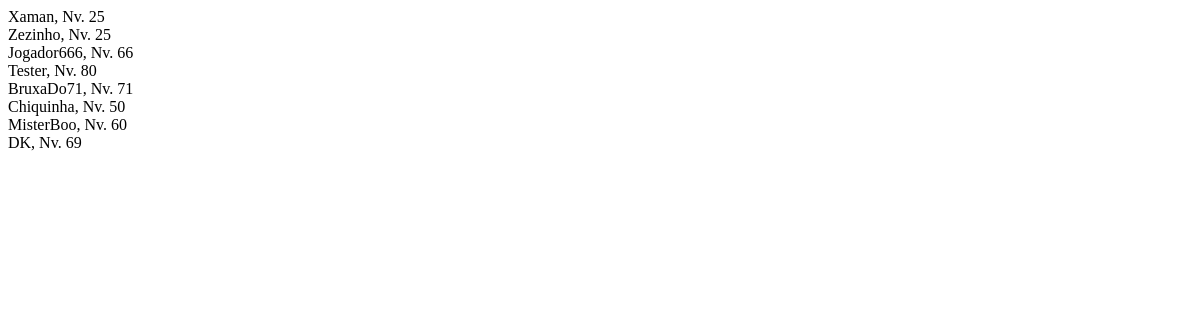
Page /listInvocador.php on the earlier database version.
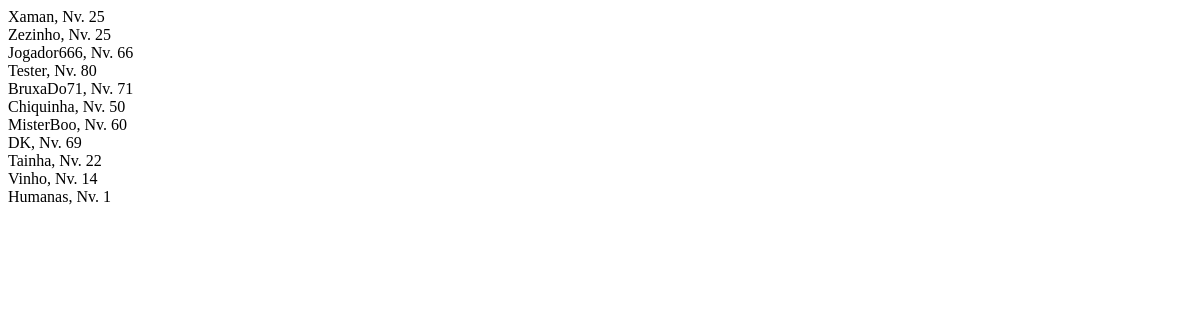
Same page on the later database version.
### tables this page shows
CREATE TABLE `invocador` (
  `Nickname` varchar(50) NOT NULL,
  `Invocador_Nivel` int(11) DEFAULT NULL,
  PRIMARY KEY (`Nickname`)
);

### db/DB.class.php (called while the page is built, shortened)
<?php
abstract class DB{
    private static $dbtype   = "mysql";
    private static $host     = "localhost";
    private static $port     = "3306";
    private static $user     = "root";
    private static $password = "";
    private static $db       = "trampo";
    private function getDBType()  {return self::$dbtype;}
    private function getHost()    {return self::$host;}
    private function getPort()    {return self::$port;}
    private function getUser()    {return self::$user;}
    private function getPassword(){return self::$password;}
    private function getDB()      {return self::$db;}
    public $conexao = null;
    public function connect(){
        try
        {
            $this->conexao = new PDO($this->getDBType().":host=".$this->getHost().";port=".$this->getPort().";dbname=".$this->getDB(), $this->getUser(), $this->getPassword());
        }
        catch (PDOException $i)
        {
            die("Erro: <code>" . $i->getMessage() . "</code>");
        }
        return ($this->conexao);
    }
}
?>

### db/Invocador.class.php (called while the page is built, shortened)
<?php
  require_once "DB.class.php";
  require_once "models/InvocadorModel.class.php";
  class Invocador extends DB{
    public function getAll()
    {
      $sql = 'SELECT Nickname, Invocador_Nivel FROM invocador';
      $query = $this->conexao->query($sql);
	    $result = $query->fetchAll(PDO::FETCH_ASSOC);
      $invocadores = [];
      foreach($result as $inv){
        array_push($invocadores, new InvocadorModel($inv["Nickname"], $inv["Invocador_Nivel"]));
      }
      return $invocadores;
    }
  }
?>

### models/InvocadorModel.class.php (called while the page is built, shortened)
<?php
  class InvocadorModel {
    public function __construct($nick, $level){
      $this->nickname = $nick;
      $this->nivel = $level;
    }
  }
?>

### listInvocador.php (the view, shortened to what this page needs)
<!DOCTYPE html>
<html>
  <head>
  </head>
  <body>
    <?php
      require_once "db/Invocador.class.php";
      $invocador = new Invocador();
      $invs = $invocador->getAll();
      foreach($invs as $inv){
	     echo "{$inv->nickname}, Nv. {$inv->nivel}<br>";
      }
    ?>
  </body>
</html>

Differences in the rows shown:
added invocador: Nickname "Tainha", Invocador_Nivel "22"
added invocador: Nickname "Vinho", Invocador_Nivel "14"
added invocador: Nickname "Humanas", Invocador_Nivel "1"
